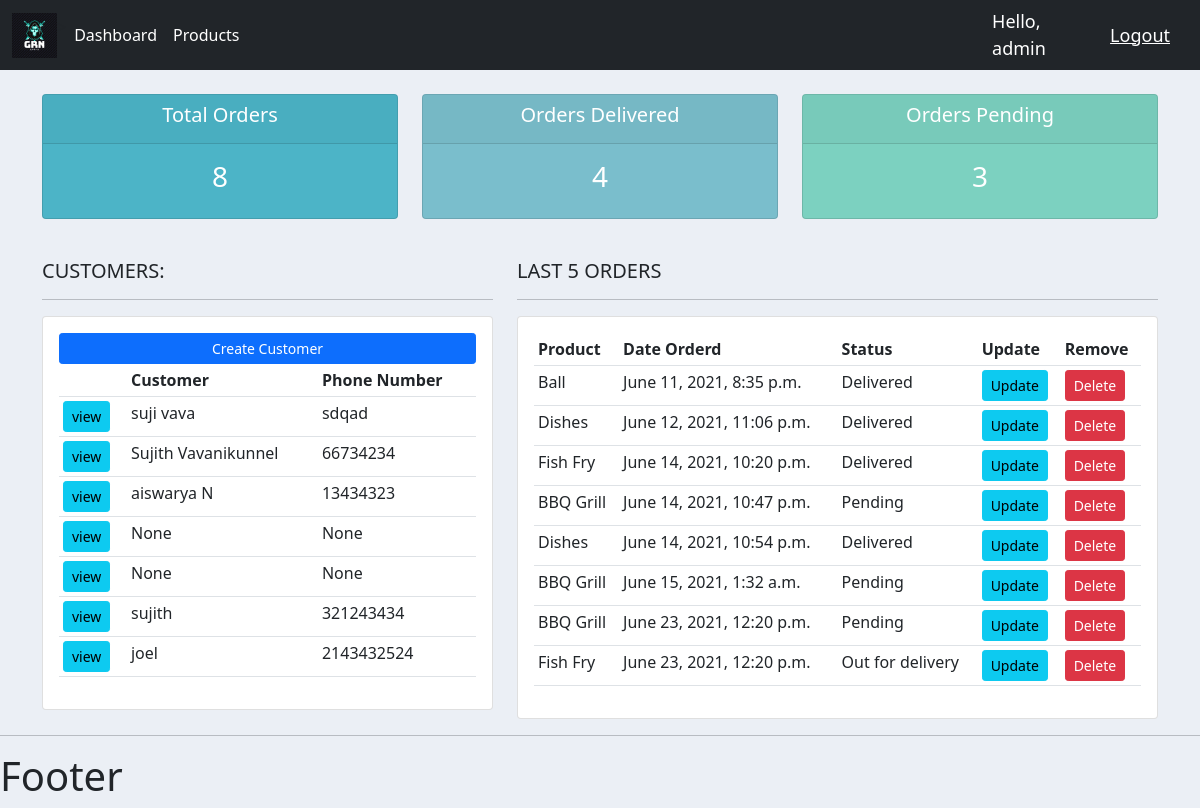
The app's page / (signed in) with its own data.
### accounts/models.py (models this page shows, shortened)
class Customer(models.Model):
    user = models.OneToOneField(User, null=True, blank=True, on_delete=models.CASCADE)
    name = models.CharField(max_length=200, null=True)
    phone = models.CharField(max_length=200, null=True)
    email = models.CharField(max_length=200, null=True)
    profile_pic = models.ImageField(default="profile.jpg", null=True, blank=True)
    date_created = models.DateTimeField(auto_now_add=True, null=True)

class Order(models.Model):
    STATUS = (
        ('Pending', 'Pending'),
        ('Out for delivery', 'Out for delivery'),
        ('Delivered', 'Delivered'),
    )
    customer = models.ForeignKey(Customer, null=True, on_delete=models.SET_NULL)
    product = models.ForeignKey(Product, null=True, on_delete=models.SET_NULL)
    date_created = models.DateTimeField(auto_now_add=True, null=True)
    status = models.CharField(max_length=200, null=True, choices=STATUS)
    note = models.CharField(max_length=2000, null=True)

class Product(models.Model):
    CATEGORY = (
        ('Indoor', 'Indoor'),
        ('Out Door', 'Out Door'),
    )
    name = models.CharField(max_length=200, null=True)
    price = models.FloatField(null=True)
    category = models.CharField(max_length=200, null=True, choices=CATEGORY)
    description = models.CharField(max_length=200, null=True, blank=True)
    date_created = models.DateTimeField(auto_now_add=True, null=True)
    tags = models.ManyToManyField(Tag)
    def __str__(self):
        return self.name

### accounts/decorators.py (the view)
    def wrapper_function(request, *args, **kwargs):
        group = None
        if request.user.groups.exists():
            group = request.user.groups.all()[0].name
        if group == 'Customer':
            return redirect('user-page')
        if group == 'Admin':
            return view_func(request, *args, **kwargs)

### accounts/views.py (called while the page is built)
@login_required(login_url='login') #login decorators
@admin_only
def home(request):
    orders = Order.objects.all()
    customers = Customer.objects.all()
    total_customers = customers.count()
    total_orders = orders.count()
    delivered = orders.filter(status='Delivered').count()
    pending = orders.filter(status='Pending').count()
    context = {'orders':orders, 'customers':customers,
    'total_orders':total_orders, 'delivered':delivered, 'pending':pending}
    return render(request, 'accounts/dashboard.html', context)

### accounts/templates/accounts/dashboard.html
{% extends 'accounts/main.html' %}
{% block content %}
{% include 'accounts/status.html' %}
<br>
<div class="row">
	<div class="col-md-5">
		<h5>CUSTOMERS:</h5>
		<hr>
		<div class="card card-body">
			<a class="btn btn-primary  btn-sm btn-block" href="">Create Customer</a>
			<table class="table table-sm">
				<tr>
					<th></th>
					<th>Customer</th>
					<th>Phone Number</th>
				</tr>
				{% for customer in customers %}
				<tr>
					<td>
						<a class="btn btn-sm btn-info" href="{% url 'customer' customer.id %}">view</a>
					</td>
					<td>
						{{customer.name}}
					</td>
					<td>
						{{customer.phone}}
					</td>
				</tr>
				{% endfor %}
			</table>
		</div>
	</div>
	<div class="col-md-7">
		<h5>LAST 5 ORDERS</h5>
		<hr>
		<div class="card card-body">
			<table class="table table-sm">
				<tr>
					<th>Product</th>
					<th>Date Orderd</th>
					<th>Status</th>
					<th>Update</th>
					<th>Remove</th>
				</tr>
				{% for order in orders %}
				<tr>
					<td>
						{{order.product}}
					</td>
					<td>
						{{order.date_created}}
					</td>
					<td>
						{{order.status}}
					</td>
					<td>
						<a class="btn btn-sm btn-info" href="{% url 'update_order' order.id %}">Update</a>
					</td>
					<td>
						<a class="btn btn-sm btn-danger" href="{% url 'delete_order' order.id %}">Delete</a>
					</td>
				</tr>
				{% endfor %}
			</table>
		</div>
	</div>
</div>
{% endblock %}

### accounts/templates/accounts/main.html (shortened to what this page needs)
{% load static %}
<!doctype html>
<html lang="en">
  <head>
    <link href="https://cdn.jsdelivr.net/npm/bootstrap@5.0.1/dist/css/bootstrap.min.css" rel="stylesheet">
    <link rel="stylesheet" type="text/css" href="{% static '/css/main.css' %}">
  </head>
  <body>
    {% include 'accounts/navbar.html' %}
    <div class='container'>
    {% block content %}
    {% endblock %}
    </div>
    <hr>
    <h1>Footer</h1>
  </body>
</html>

### accounts/templates/accounts/navbar.html (shortened to what this page needs)
{% load static %}
<nav class="navbar navbar-expand-lg navbar-dark bg-dark">
    <div class="container-fluid">
      <img style="width: 45px;" src="{% static 'images/logo.png' %}">
      <div class="collapse navbar-collapse" id="navbarNav">
        <ul class="navbar-nav">
          {% if request.user.is_staff %}     >
          <li class="nav-item">
            <a class="nav-link active" aria-current="page" href="{% url 'home' %}">Dashboard</a>
          </li>
          <li class="nav-item">
            <a class="nav-link active" href="{% url 'products' %}">Products</a>
          </li>
          {% else %}
          <li class="nav-item">
            <a class="nav-link active" href="{% url 'account' %}">Settings</a>
         </li>
         {% endif %}
        </ul>
      </div>
    </div>
    <span class="hello-msg">Hello, {{request.user}}</span>
    <span><a class="hello-msg" href="{% url 'logout' %}">Logout</a></span>
  </nav>

### accounts/templates/accounts/status.html
<br>
<div class="row">
	<div class="col">
		<div class="col-md">
			<div class="card text-center text-white  mb-3" id="total-orders">
			  	<div class="card-header">
			  		<h5 class="card-title">Total Orders</h5>
			  	</div>
			  	<div class="card-body">
			    	<h3 class="card-title">{{total_orders}}</h3>
			  	</div>
			</div>
		</div>
	</div>
	<div class="col">
		<div class="col-md">
			<div class="card text-center text-white  mb-3" id="orders-delivered">
			  	<div class="card-header">
			  		<h5 class="card-title">Orders Delivered</h5>
			  	</div>
			  	<div class="card-body">
			    	<h3 class="card-title">{{delivered}}</h3>
			  	</div>
			</div>
		</div>
	</div>
	<div class="col">
		<div class="col-md">
			<div class="card text-center text-white  mb-3" id="orders-pending">
			  	<div class="card-header">
			  		<h5 class="card-title">Orders Pending</h5>
			  	</div>
			  	<div class="card-body">
			    	<h3 class="card-title">{{pending}}</h3>
			  	</div>
			</div>
		</div>
	</div>
</div>

### static/css/main.css (style rules this page uses)
body { background-color: #ebeff5; }
#total-orders { background-color: #4cb4c7; }
#orders-delivered { background-color: #7abecc; }
#orders-pending { background-color: #7CD1C0; }

### accounts/templates/accounts/navbar.html (style rules this page uses)
.hello-msg { font-size: 18px; color: #fff; margin-right: 30px; }

### records on screen
Customer: name "suji vava", phone "sdqad"
Customer: name "Sujith Vavanikunnel", phone "66734234"
Customer: name "aiswarya N", phone "13434323"
Customer: name "None", phone "None"
Customer: name "None", phone "None"
Customer: name "sujith", phone "321243434"
Customer: name "joel", phone "2143432524"
Order: product "Ball", date_created "June 11, 2021, 8:35 p.m.", status "Delivered"
Order: product "Dishes", date_created "June 12, 2021, 11:06 p.m.", status "Delivered"
Order: product "Fish Fry", date_created "June 14, 2021, 10:20 p.m.", status "Delivered"
Order: product "BBQ Grill", date_created "June 14, 2021, 10:47 p.m.", status "Pending"
Order: product "Dishes", date_created "June 14, 2021, 10:54 p.m.", status "Delivered"
Order: product "BBQ Grill", date_created "June 15, 2021, 1:32 a.m.", status "Pending"
Order: product "BBQ Grill", date_created "June 23, 2021, 12:20 p.m.", status "Pending"
Order: product "Fish Fry", date_created "June 23, 2021, 12:20 p.m.", status "Out for delivery"

### other values on screen
{{ request.user }} "admin"
{{ total_orders }} "8"
{{ delivered }} "4"
{{ pending }} "3"
